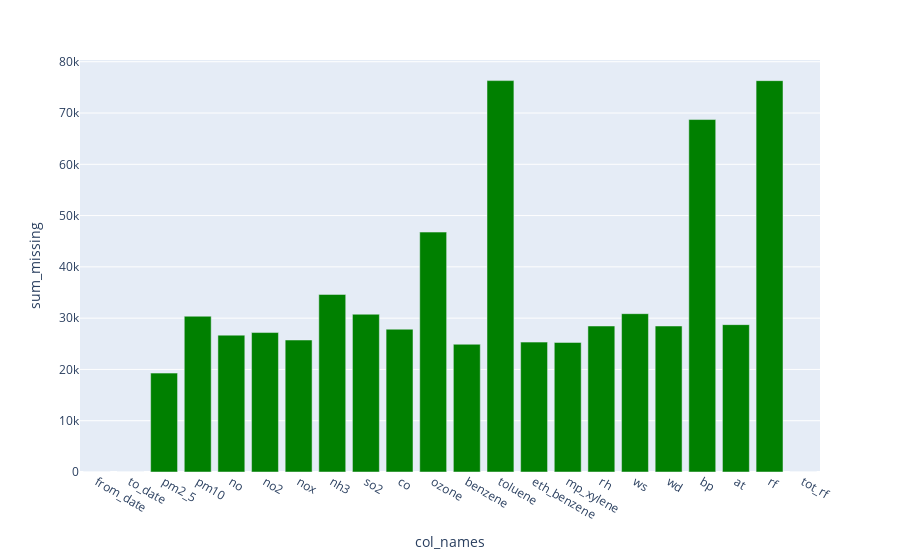

Notebook cell for this chart:
### Code cell
fig = px.bar(
    data_frame=deonar_missing,
    x="col_names",
    y="sum_missing", 
    title='deonar',
    
)
fig.update_traces(marker_color='blue')
fig = px.bar(
    data_frame=mulund_missing,
    x="col_names",
    y="sum_missing"
)
# fig.legend()
fig.update_traces(marker_color='green')
fig.show()

### Figure 1 — Plotly figure (JSON) as saved in the notebook; plotly's stock layout.template omitted (floating-point values rounded to 4 significant figures)
{"data": [{"alignmentgroup": "True", "hovertemplate": "col_names=%{x}<br>sum_missing=%{y}<extra></extra>", "legendgroup": "", "marker": {"color": "green", "pattern": {"shape": ""}}, "name": "", "offsetgroup": "", "orientation": "v", "showlegend": false, "textposition": "auto", "type": "bar", "x": ["from_date", "to_date", "pm2_5", "pm10", "no", "no2", "nox", "nh3", "so2", "co", "ozone", "benzene", "toluene", "eth_benzene", "mp_xylene", "rh", "ws", "wd", "bp", "at", "rf", "tot_rf"], "xaxis": "x", "y": [0, 0, 19283, 30374, 26686, 27192, 25737, 34626, 30765, 27844, 46783, 24910, 76321, 25326, 25266, 28470, 30872, 28470, 68727, 28735, 76311, 0], "yaxis": "y"}], "layout": {"barmode": "relative", "legend": {"tracegroupgap": 0}, "margin": {"t": 60}, "xaxis": {"anchor": "y", "domain": [0, 1], "title": {"text": "col_names"}}, "yaxis": {"anchor": "x", "domain": [0, 1], "title": {"text": "sum_missing"}}}}
